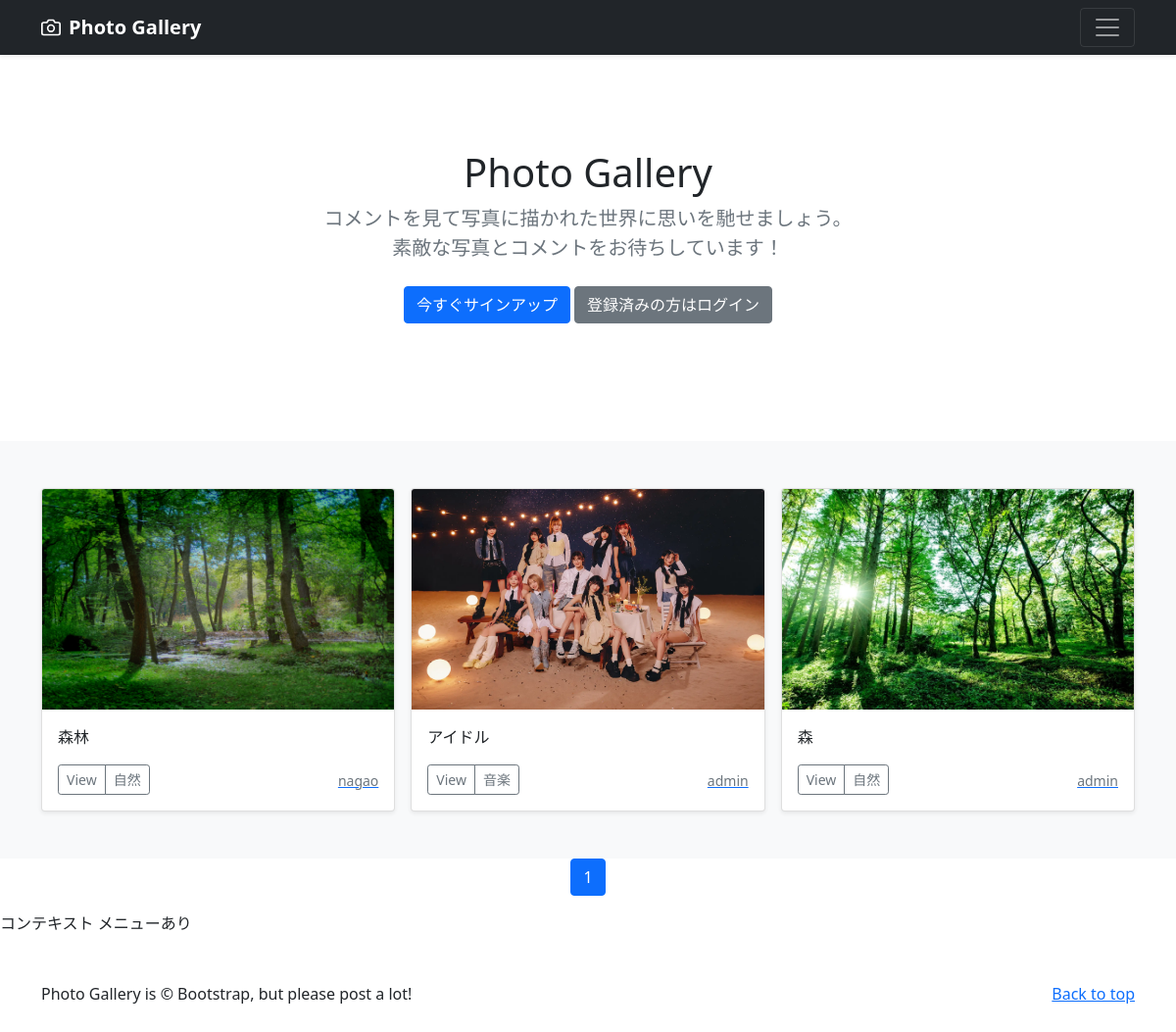
The page / on the database its author committed.
### photo/models.py (models this page shows, shortened)
class PhotoPost(models.Model):
    user = models.ForeignKey(
        CustomUser,
        verbose_name='ユーザー', #フィールドのタイトル
        on_delete=models.CASCADE
        )
    category = models.ForeignKey(
        Category,
        verbose_name='カテゴリ', #フィールドのタイトル
        on_delete=models.PROTECT
        )
    title = models.CharField(
        verbose_name='タイトル', #フィールドのタイトル
        max_length=200
        )
    comment = models.TextField(
        verbose_name='コメント', #フィールドのタイトル
        )
    image1 = models.ImageField(
        verbose_name='イメージ1', #フィールドのタイトル
        upload_to = 'photos'
        )
    image2 = models.ImageField(
        verbose_name='イメージ2', #フィールドのタイトル
        upload_to = 'photos',
        blank=True,
        null=True
        )
    posted_at = models.DateTimeField(
        verbose_name='投稿日時', #フィールドのタイトル
        auto_now_add=True
        )

class Category(models.Model):
    title = models.CharField(verbose_name='カテゴリ',max_length=20)

### accounts/models.py (models this page shows)
class CustomUser(AbstractUser):
    pass

### photo/views.py (the view)
# urls.py: path('', views.IndexView.as_view(), name='index'),
class IndexView(ListView):
    template_name ='index.html'
    queryset = PhotoPost.objects.order_by('-posted_at')
    paginate_by = 9

### photo/templates/index.html (shortened to what this page needs)
{% extends 'base.html' %}
      {% block contents %}
      {% include "photos_title.html" %}
      {% include "photos_list.html" %}
      {% include "pagination.html" %}
      {% endblock %}

### photo/templates/photos_list.html (shortened to what this page needs)
<div class="album py-5 bg-light">
  <div class="container">
    <div class="row row-cols-1 row-cols-sm-2 row-cols-md-3 g-3">
      {% for record in object_list %}
      <div class="col">
        <div class="card shadow-sm">
          <img src={{record.image1.url}}
               class="bd-placeholder-img card-img-top"
               width="100%" height="225"
               xmlns="http://www.w3.org/2000/svg"
               role="img" aria-label="Placeholder: Thumbnail"
               preserveAspectRatio="xMidYMid slice"
               focusable="false">
               <rect width="100%" height="100%" fill="#55595c"/>
          <div class="card-body">
            <p class = "cord-text">
              {{record.title}}
            </p>
            <div class="d-flex justify-content-between align-items-center">
              <div class="btn-group">
                <button type="button"
                        class="btn btn-sm btn-outline-secondary"
onclick="location.href='{% url 'photo:photo_detail' record.pk %}'">
                        View</button>
                <button type="button"
                        class="btn btn-sm btn-outline-secondary"
onclick="location.href='{% url 'photo:photos_cat' category=record.category.id %}'">
                        {{record.category.title}}</button>
              </div>
              <a href="{% url 'photo:user_list' user=record.user.id %}">
                <small class="text-muted">
                  {{record.user.username}}</small>
              </a>
            </div>
          </div>
        </div>
      </div>
      {% endfor %}
    </div>
  </div>
</div>

### photo/templates/base.html (style rules this page uses)
.bd-placeholder-img { font-size: 1.125rem; text-anchor: middle; -webkit-user-select: none; -moz-user-select: none; user-select: none; }

### rows shown on the page
PhotoPost: image1 (picture), title "森林", category "自然", user.username "nagao"
PhotoPost: image1 (picture), title "アイドル", category "音楽", user.username "admin"
PhotoPost: image1 (picture), title "森", category "自然", user.username "admin"

### other values the page prints
{{ num }} "1"
